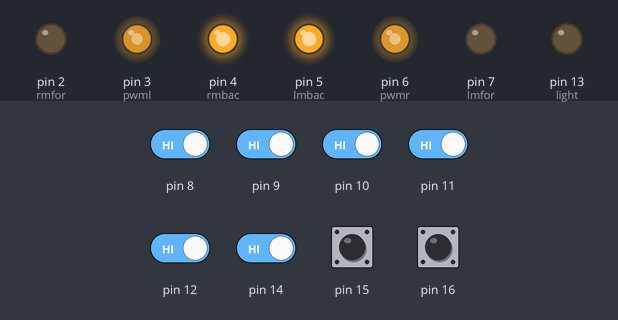
This sketch was run on a simulated Arduino Uno, built with avr-gcc and run on an emulated ATmega328P. Shown: output pins drawn as LEDs (lit = HIGH). The test bench sets the inputs (shaded band); at power-on: pin 8–12, pin 14–16 HIGH.

Above: at 1.7 s.
1.8 s: pin 8 driven LOW
At 3.0 s:
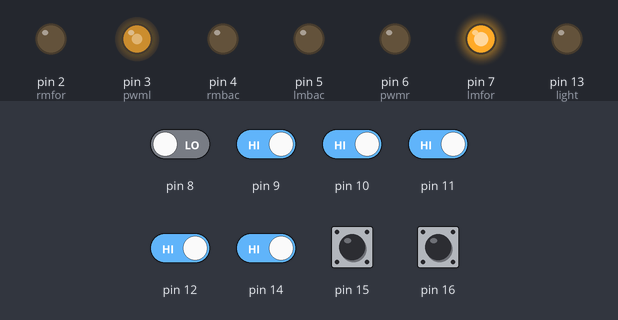
3.3 s: pin 8 driven HIGH
At 4.4 s:
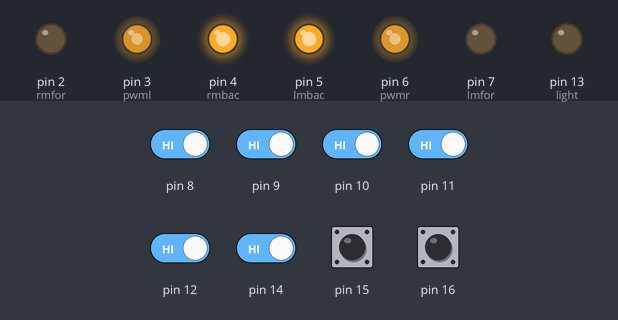
4.8 s: pin 14 driven LOW
At 5.5 s:
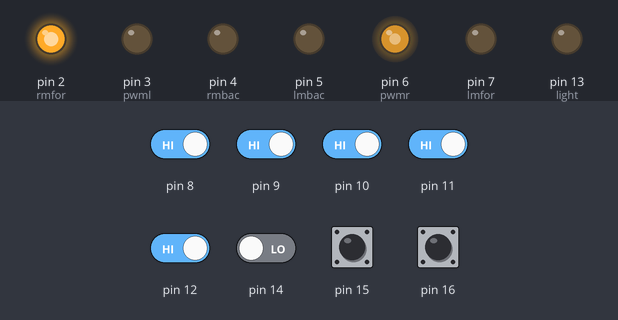
6.3 s: pin 14 driven HIGH
At 6.6 s:
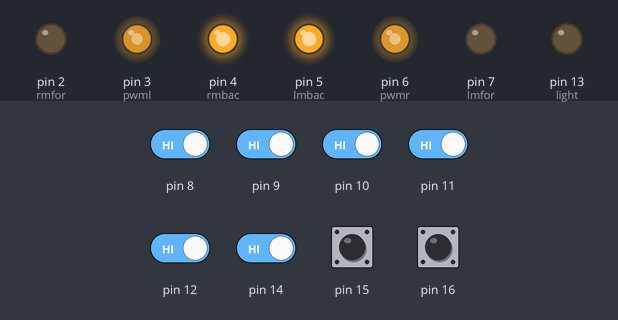
7.8 s: pin 8 driven LOW and pin 9 driven LOW and pin 10 driven LOW and pin 11 driven LOW and pin 12 driven LOW
At 9.0 s:
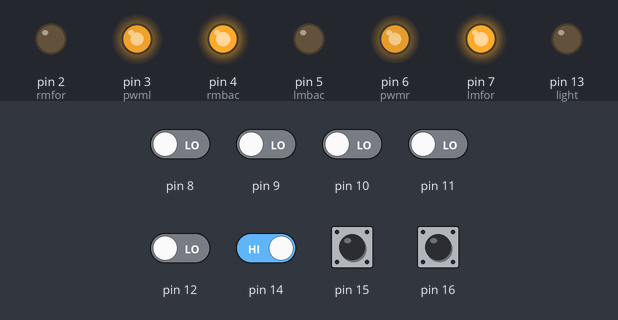
Timing chart, 0 to 10.3 s (numbered marks = the images above; inputs shaded):
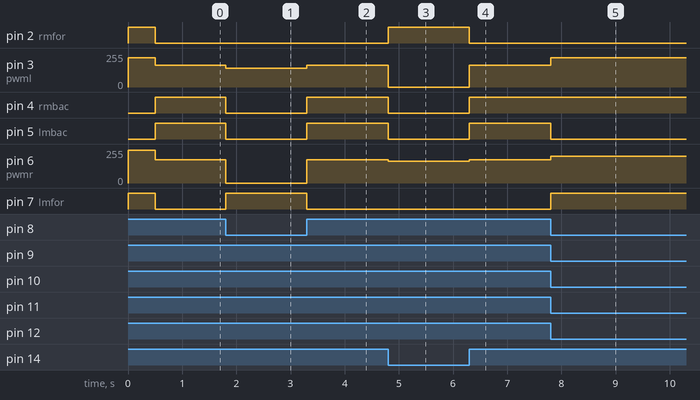

Measured:
- after the input at 1.8 s, pin 3 (pwml): 165/255 → 140/255 at once; pin 4 (rmbac), pin 5 (lmbac): HIGH → LOW at once; pin 6 (pwmr): 175/255 → 0/255 at once; pin 7 (lmfor): LOW → HIGH at once
- after the input at 3.3 s, pin 3 (pwml): 140/255 → 165/255 at once; pin 4 (rmbac), pin 5 (lmbac): LOW → HIGH at once; pin 6 (pwmr): 0/255 → 175/255 at once; pin 7 (lmfor): HIGH → LOW at once
- after the input at 4.8 s, pin 2 (rmfor): LOW → HIGH at once; pin 3 (pwml): 165/255 → 0/255 at once; pin 4 (rmbac), pin 5 (lmbac): HIGH → LOW at once; pin 6 (pwmr): 175/255 → 165/255 at once
- after the input at 6.3 s, pin 2 (rmfor): HIGH → LOW at once; pin 3 (pwml): 0/255 → 165/255 at once; pin 4 (rmbac), pin 5 (lmbac): LOW → HIGH at once; pin 6 (pwmr): 165/255 → 175/255 at once
- after the input at 7.8 s, pin 3 (pwml): 165/255 → 220/255 at once; pin 5 (lmbac): HIGH → LOW at once; pin 6 (pwmr): 175/255 → 200/255 at once; pin 7 (lmfor): LOW → HIGH at once

The sketch:

sketch_nov06a.ino
```cpp
#define lmfor 7
#define lmbac 5
#define rmfor 2
#define rmbac 4
#define light 13

#define pwmr 6
#define pwml 3

int s1,s2,s3,s4,s5,s6,s7,s8;


void setup()
{
  pinMode(lmfor,OUTPUT);
  pinMode(lmbac,OUTPUT);
  pinMode(rmfor,OUTPUT);
  pinMode(rmbac,OUTPUT);
  pinMode(light,OUTPUT);
  digitalWrite (light,LOW);


  pinMode(pwmr,OUTPUT);
  pinMode(pwml,OUTPUT);

  pinMode(15,INPUT);
  pinMode(14,INPUT);
  pinMode(16,INPUT);
  pinMode(12,INPUT);
  pinMode(11,INPUT);
  pinMode(10,INPUT);
  pinMode(9,INPUT);
  pinMode(8,INPUT);

  straight();
  delay(500);
  stop();
}
void read(void)
{
  s1=digitalRead(14);
  s2=digitalRead(15);
  s3=digitalRead(16);
  s4=digitalRead(12);
  s5=digitalRead(11);
  s6=digitalRead(10);
  s7=digitalRead(9);
  s8=digitalRead(8);
}

void start(void)
{
  digitalWrite(rmfor,HIGH);
  digitalWrite(lmfor,HIGH);
  digitalWrite(lmbac,LOW);
  digitalWrite(rmbac,LOW);


  analogWrite(pwmr,240);//200
  analogWrite(pwml,220);  //190
}
void right(void)
{
  digitalWrite(lmfor,HIGH);
  digitalWrite(rmbac,LOW);
  digitalWrite(rmfor,LOW);
  digitalWrite(lmbac,LOW);

  analogWrite(pwmr,0);
  analogWrite(pwml,140);//130
}
void left(void)
{
  digitalWrite(rmfor,HIGH);
  digitalWrite(lmbac,LOW);
  digitalWrite(lmfor,LOW);
  digitalWrite(rmbac,LOW);

  analogWrite(pwmr,165);//155
  analogWrite(pwml,0);
}
void straight(void)
{
  digitalWrite(rmfor,HIGH);
  digitalWrite(lmfor,HIGH);
  digitalWrite(lmbac,LOW);
  digitalWrite(rmbac,LOW);


  analogWrite(pwmr,245);//200
  analogWrite(pwml,220);  //190
}
void stop(void)
{
  digitalWrite(rmfor,LOW);
  digitalWrite(rmbac,LOW);
  digitalWrite(lmfor, LOW);
  digitalWrite(lmbac, LOW);

  analogWrite(pwmr,0);
  analogWrite(pwml,0);

}

void sharpleft(void)
{
  digitalWrite(rmfor,HIGH);
  digitalWrite(rmbac,LOW);
  digitalWrite(lmfor, LOW);
  digitalWrite(lmbac, HIGH);

  analogWrite(pwmr,220);//210
  analogWrite(pwml,200);//190

}
void sharpright(void)
{
  digitalWrite(rmfor,LOW);
  digitalWrite(rmbac,HIGH);
  digitalWrite(lmfor, HIGH);
  digitalWrite(lmbac, LOW);

  analogWrite(pwmr,200);//210
  analogWrite(pwml,220);//190
}

void reverse(void)
{
  digitalWrite(rmfor,LOW);
  digitalWrite(rmbac,HIGH);
  digitalWrite(lmfor, LOW);
  digitalWrite(lmbac, HIGH);

  analogWrite(pwmr,175);
  analogWrite(pwml,165);

}
void light1(void)
{
  digitalWrite (light,HIGH);
  delay(300);
  digitalWrite (light,LOW);
}


  void loop()
{

read();


if((s1==0 && s2==0 && s3==0 && s4==0 && s5==0 && s6==0 && s7==0 && s8==0))
{

stop();

}
else if((s1==0 ||s1==1) && s2==0 && s3==0 && s4==0 && s5==0 && s6==0 && s7==0 && (s8==0||s8==1))
{
  light1();

}
else if((s1==1 && s2==1 && s3==1 && s4==1 && s5==1 && s6==1 && s7==1 && s8==1))
{
  reverse();
}

else if((s1==0 && s2==0 && s3==0 && s4==0 && s5==0) && (s6==1 && s7==1 &&s8==1))
{
  sharpleft();
}
else if((s1==1 && s2==1 && s3==1) && (s4==0&& s5==0 && s6==0 && s7==0&&s8==0))
{
  sharpright();
}

else if((s1+s2+s3)==(s6+s7+s8))
{
  straight();
}
else if((s1+s2+s3+s4)<(s5+s6+s7+s8))
{
  left();
}
else if((s1+s2+s3+s4)>(s5+s6+s7+s8))
{
  right();

}

}
```
